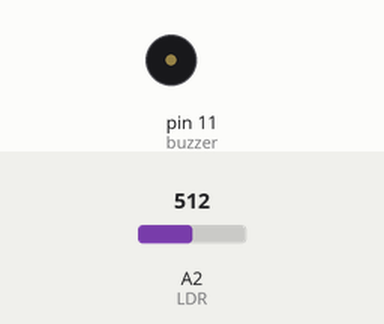
Simulated run of this sketch. Board: Arduino Uno, built with avr-gcc and run on an emulated ATmega328P. Shown: buzzer (waves = sounding, pin HIGH). Inputs (shaded band) come from the test bench; at power-on: A2 (LDR) = 512.

Above: at 1.2 s.
1.3 s: A2 (LDR) set to 86
2.8 s: A2 (LDR) set to 73
At 3.4 s:
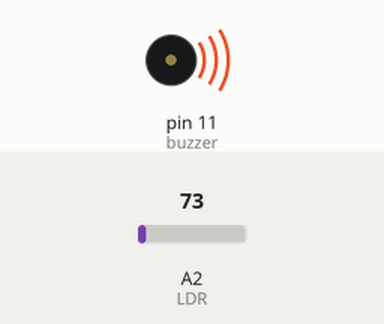
4.3 s: A2 (LDR) set to 90
At 4.6 s:
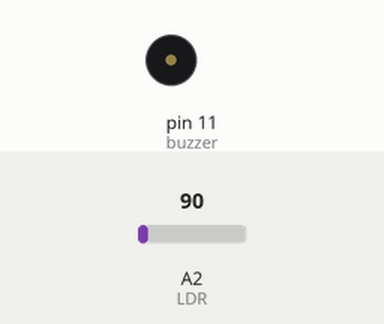
5.8 s: A2 (LDR) set to 70
At 6.9 s:
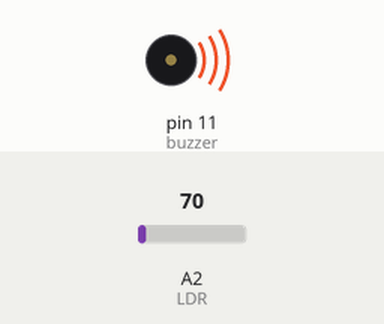
Timing chart, 0 to 8.3 s (numbered marks = the images above; inputs shaded):
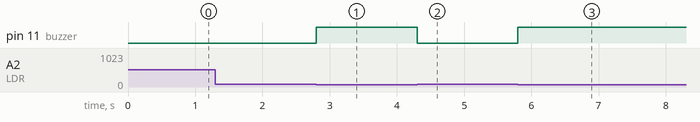

The sketch:

LDR_Buzzer.ino
```cpp
int LDR = A2;
int buzzer = 11;
int LDRValue;

void setup() {
 Serial.begin(9600);
  pinMode(LDR, INPUT_PULLUP);
  pinMode(buzzer,  OUTPUT);

}

void loop() {
  LDRValue = analogRead(LDR);

  if  (LDRValue <= 80) {
    digitalWrite(buzzer, HIGH);
  } else {
    digitalWrite(buzzer,  LOW);
  }

}
```

Measured:
- the behaviour switches between 81 and 80 on A2 (LDR) (found by bisection; images 0 and 1)
- after the input at 1.3 s, every drawn part: stays the same
- after the input at 2.8 s, pin 11 (buzzer): LOW → HIGH at once
- after the input at 4.3 s, pin 11 (buzzer): HIGH → LOW at once
- after the input at 5.8 s, pin 11 (buzzer): LOW → HIGH at once
